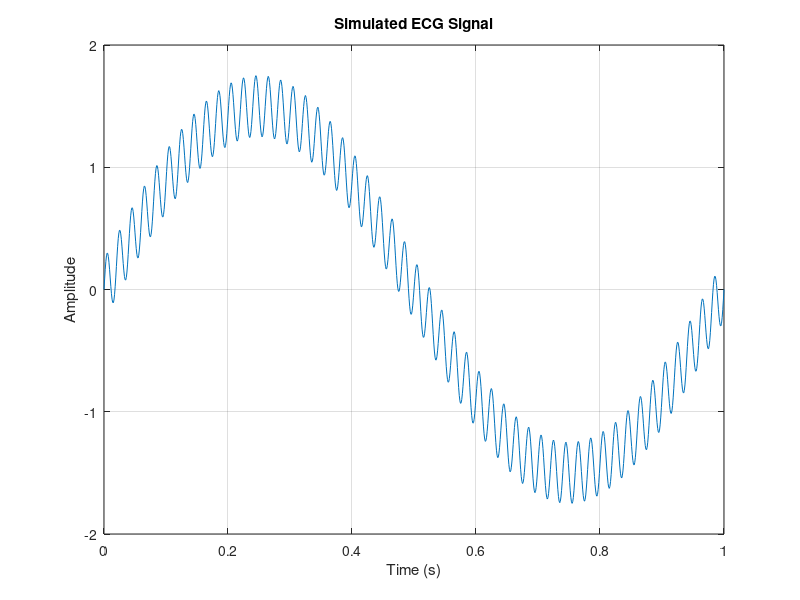

Recreate this plot in MATLAB.
fs = 1000;
t = 0:1/fs:1;
f = 1; 
ecg_signal = 1.5 * sin(2 * pi * f * t) + 0.25 * sin(2 * pi * 50 * t);
plot(t, ecg_signal);
xlabel('Time (s)');
ylabel('Amplitude');
title('Simulated ECG Signal');
grid on;
csvwrite('ecg_signal.csv', ecg_signal);
